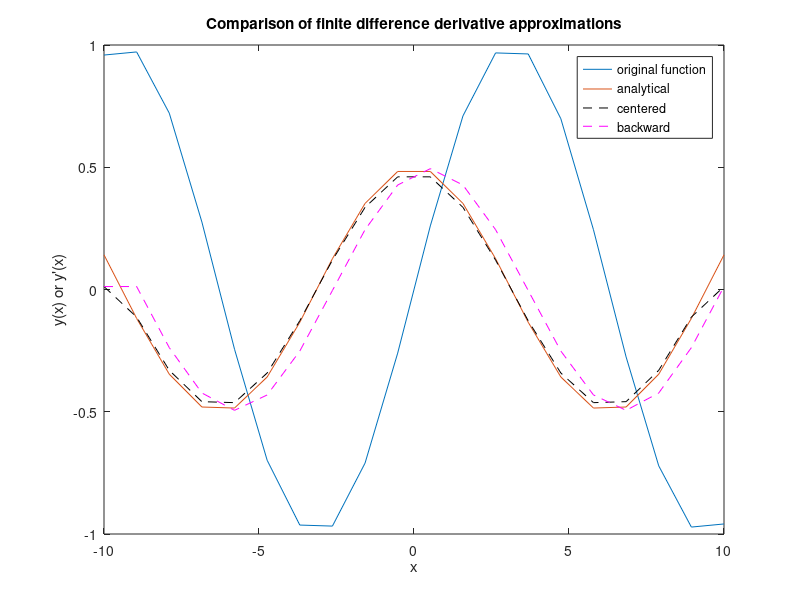

This figure's MATLAB source:
%% Some examples of numerical differentiation
lx=20;
x=linspace(-10,10,lx)';
y=sin(0.5*x);
yprime=0.5*cos(0.5*x);

figure;
plot(x,y);
hold on;
plot(x,yprime);


%% Comparison of basic numerical derivative
%second order, centered
dy_dx=zeros(lx,1);
dx=x(2)-x(1);

%forward difference at the beginning
dy_dx(1)=(y(2)-y(1))/dx;

%centered difference on the interior
for ix=2:lx-1
    dy_dx(ix)=(y(ix+1)-y(ix-1))/2/dx;
end %for

%backward difference at the end
dy_dx(lx)=(y(lx)-y(lx-1))/dx;

plot(x,dy_dx,'k--')


%first order derivative approximation (backward)
%interior
dy_dxbwd=zeros(lx,1);
for ix=2:lx
    dy_dxbwd(ix)=(y(ix)-y(ix-1))/dx;
end %for
dy_dxbwd(1)=dy_dxbwd(2);

plot(x,dy_dxbwd,'m--')
legend('original function','analytical','centered','backward')
xlabel('x');
ylabel('y(x) or y''(x)');
title('Comparison of finite difference derivative approximations');

% %% Demonstrate effects of grid refinement (convergence)
% lx2=256;
% x2=linspace(-10,10,lx2)';
% y2=sin(0.5*x2);
% y2prime=0.5*cos(0.5*x2);